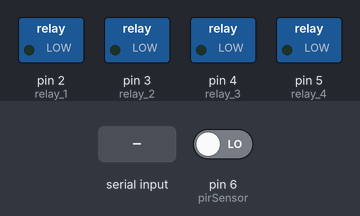
The sketch below on a simulated Arduino Uno, built with avr-gcc and run on an emulated ATmega328P. Parts: switched loads named in the sketch (green lamp = pin HIGH). The test bench sets the inputs (shaded band); at power-on: pin 6 (pirSensor) LOW.

Above: at 1.2 s.
1.3 s: pin 6 (pirSensor) driven HIGH
At 2.2 s:
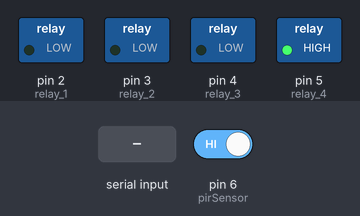
2.8 s: "*Light ON#" received over the second serial link
At 3.7 s:
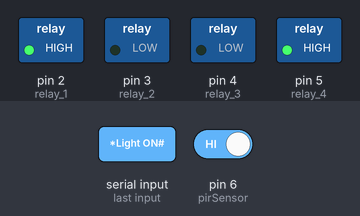
4.3 s: "*Fan ON#" received over the second serial link
At 4.9 s:
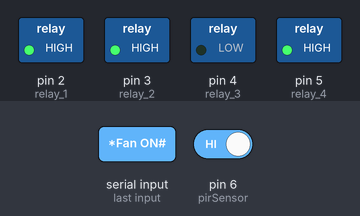
5.8 s: "*Light Off#" received over the second serial link
At 6.4 s:
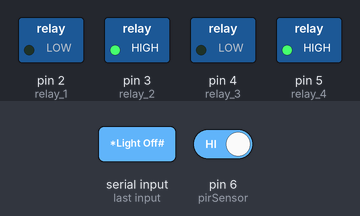
7.3 s: pin 6 (pirSensor) driven LOW
At 8.5 s:
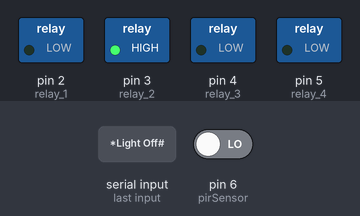
8.8 s: "*Bedroom Light On#" received over the second serial link
At 9.5 s:
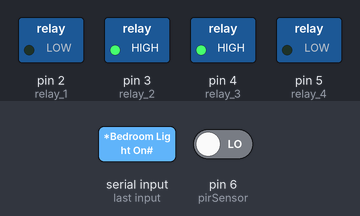
Timing chart, 0 to 11.3 s (numbered marks = the images above; inputs shaded):
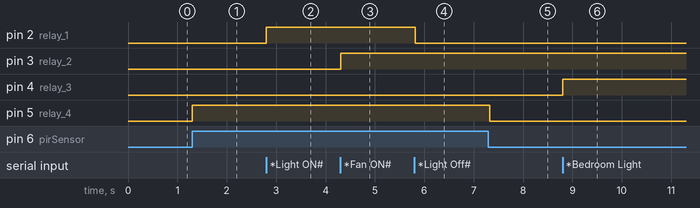

Measured:
- after the input at 1.3 s, pin 5 (relay_4): LOW → HIGH at once
- after the input at 2.8 s, pin 2 (relay_1): LOW → HIGH at once
- after the input at 4.3 s, pin 3 (relay_2): LOW → HIGH at once
- after the input at 5.8 s, pin 2 (relay_1): HIGH → LOW at once
- after the input at 7.3 s, pin 5 (relay_4): HIGH → LOW at once
- after the input at 8.8 s, pin 4 (relay_3): LOW → HIGH at once

The sketch:

Smart_HomeAutomation.ino
```cpp
#include<SoftwareSerial.h>

int rxPin=0;

int txPin=1;

SoftwareSerial Myserial(rxPin,txPin);

int relay_1=2;

int relay_2=3;

int relay_3=4;

int relay_4=5;

int pirSensor=6;

String Rxdata;

char Buffer;

void setup(){

Myserial.begin(9600);

pinMode(relay_1,OUTPUT);

pinMode(relay_2,OUTPUT);

pinMode(relay_3,OUTPUT);

pinMode(relay_4,OUTPUT);

pinMode(pirSensor,INPUT);

   }
void loop(){

while(Myserial.available()){

Buffer=Myserial.read();

Rxdata+=Buffer;

if(Buffer=='#'){

break;

        }
   }

if(Rxdata=="*Light ON#"){

digitalWrite(relay_1,HIGH);


Myserial.println("#Light On");

   }

else if(Rxdata=="*Light Off#"){

digitalWrite(relay_1,LOW);

Myserial.println("#Light Off");

 }

else if(Rxdata=="*Fan ON#"){

digitalWrite(relay_2,HIGH);

Myserial.print("*Fan On#");

   }

else if(Rxdata=="*Fan Off#"){

digitalWrite(relay_2,LOW);

Myserial.println("#Fan Off");

}

else if(Rxdata=="*Bedroom Light On#")
{

digitalWrite(relay_3,HIGH);

Myserial.println("#Bedroom Light ON");

}

else if(Rxdata=="*Bedroom Light Off#"){

digitalWrite(relay_3,LOW);

Myserial.println("#Bedroom Light Off");
 }

else if(Rxdata=="*All Appliances On#"){
digitalWrite(relay_1,HIGH);

digitalWrite(relay_2,HIGH);

digitalWrite(relay_3,HIGH);

Myserial.println("#All Appliances On");

       }

else if(Rxdata=="*All Appliances Off#"){

digitalWrite(relay_1,LOW);

digitalWrite(relay_2,LOW);

digitalWrite(relay_3,LOW);


Myserial.print("#All Appliances Off");

   }


if(digitalRead(pirSensor)==HIGH){

digitalWrite(relay_4,HIGH);

Myserial.print("Study Room Lights ON");


   }
else{

 digitalWrite(relay_4,LOW);


Myserial.print("Study Room Lights OFF");

            }
Rxdata="";

 }
```
